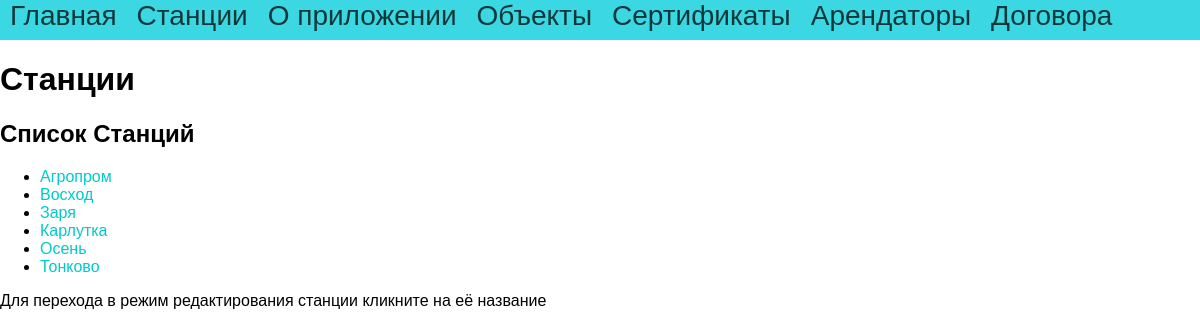
The app's page /stations with its own data.
### tables this page shows
CREATE TABLE mainmenu (
id integer PRIMARY KEY AUTOINCREMENT, 
title text NOT NULL, 
url text NOT NULL
);

CREATE TABLE stations (
StationId integer PRIMARY KEY AUTOINCREMENT, 
StationName text NOT NULL, 
url text NOT NULL
);

### app.py (the view, shortened to what this page needs)
@app.route("/stations", methods=["POST", "GET"])
def stations():
    db = get_db()
    dbase = FDataBase(db)
    return render_template('stations.html', menu=dbase.getMenu(), title="Станции", stations=dbase.getStationAnonce())

### FDataBase.py (called while the page is built)
    def getMenu(self):
        sql = '''SELECT * FROM mainmenu'''
        try:
            self.__cur.execute(sql)
            res = self.__cur.fetchall()
            if res: return res
        except:
            print("Ошибка чтения из БД")
        return []

    def getStationAnonce(self):
        try:
            self.__cur.execute(f"SELECT StationId, StationName, url FROM stations ORDER BY StationName")
            res = self.__cur.fetchall()
            if res: return res
        except sqlite3.Error as e:
            print("Ошибка получения станции из БД"+str(e))
        return[]

### app.py (called while the page is built)
def connect_db():
    conn = sqlite3.connect(app.config['DATABASE'])
    conn.row_factory = sqlite3.Row
    return conn

def get_db():
    if not hasattr(g, 'link_db'):
        g.link_db = connect_db()
    return g.link_db

### templates/stations.html (shortened to what this page needs)
{% extends 'base.html' %}
{% block content %}
{{ super() }}
<h2>Список Станций</h2>
<div>
    {% block station %}
    <ul class="stations">
            {% for s in stations -%}
    <li><a href="{{s.url}}">{{s.StationName}}</a></li>
            {% endfor -%}
    </ul>
    {% endblock %}
            <p>Для перехода в режим редактирования станции кликните на её название</p>
    </div>
{% endblock -%}

### templates/base.html (shortened to what this page needs)
<!DOCTYPE html>
<html>
<head>
<link type="text/css" href="{{ url_for('static', filename='css/styles.css')}}" rel="stylesheet"/>
</head>
<body>
{% block content -%}
        {% block mainmenu -%}
<ul class="mainmenu">
        {% for m in menu -%}
<li><a href="{{m.url}}">{{m.title}}</a></li>
        {% endfor -%}
</ul>
        {% endblock mainmenu -%}
        {% if title -%}
<h1>{{title}}</h1>
        {% else -%}
<h1>Ижпромтранс18</h1>
        {% endif -%}
{% endblock -%}
</body>
</html>

### static/css/styles.css (style rules this page uses)
html, body { font-family: Arial, Helvetica, sans-serif; margin: auto; padding: 0; height: 100%; width: 100%; }
a { color: rgb(0, 202, 202); text-decoration: none; margin: auto; }
ul.mainmenu { list-style: none; background: #3bd7e2; height: 40px; margin: auto; padding: 0; color: rgba(0, 0, 0, 0.74); font-size: 20px; overflow: hidden; }
ul.mainmenu li { float: left; margin: 18px, 40px, 0 50px; }
ul.mainmenu li a { color: rgba(0, 0, 0, 0.74); text-decoration: none; font-size: 28px; margin: 10px; }

### records on screen
mainmenu: title "Главная"
mainmenu: title "Станции"
mainmenu: title "О приложении"
mainmenu: title "Объекты"
mainmenu: title "Сертификаты"
mainmenu: title "Арендаторы"
mainmenu: title "Договора"
stations: StationName "Агропром"
stations: StationName "Восход"
stations: StationName "Заря"
stations: StationName "Карлутка"
stations: StationName "Осень"
stations: StationName "Тонково"
